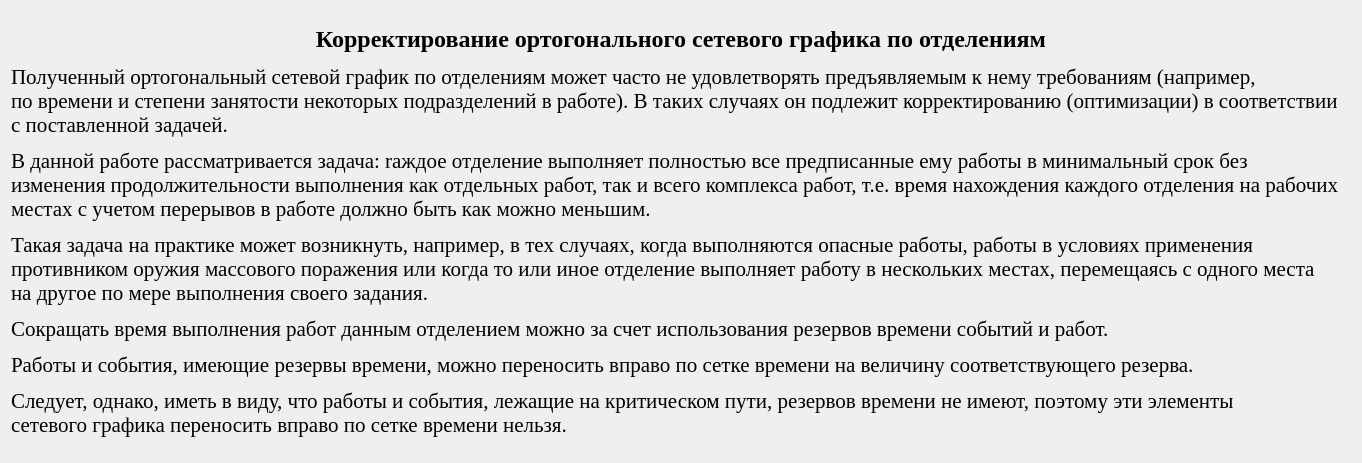
<?xml version="1.0" encoding="UTF-8"?>
<ui version="4.0">
 <class>TextTask6</class>
 <widget class="QDialog" name="TextTask6">
  <property name="geometry">
   <rect>
    <x>0</x>
    <y>0</y>
    <width>1362</width>
    <height>463</height>
   </rect>
  </property>
  <property name="windowTitle">
   <string>Задание 6</string>
  </property>
  <layout class="QVBoxLayout" name="verticalLayout">
   <item>
    <widget class="QLabel" name="label">
     <property name="font">
      <font>
       <family>Times New Roman</family>
      </font>
     </property>
     <property name="text">
      <string>&lt;html&gt;&lt;head/&gt;&lt;body&gt;&lt;p align=&quot;center&quot;&gt;&lt;span style=&quot; font-size:18pt; font-weight:600;&quot;&gt;Корректирование ортогонального сетевого графика по отделениям&lt;/span&gt;&lt;/p&gt;&lt;p align=&quot;justify&quot;&gt;&lt;span style=&quot; font-size:16pt;&quot;&gt;Полученный ортогональный сетевой график по отделениям может часто не удовлетворять предъявляемым к нему требованиям (например, &lt;br/&gt;по времени и степени занятости некоторых подразделений в работе). В таких случаях он подлежит корректированию (оптимизации) в соответствии &lt;br/&gt;с поставленной задачей.&lt;/span&gt;&lt;/p&gt;&lt;p align=&quot;justify&quot;&gt;&lt;span style=&quot; font-size:16pt;&quot;&gt;В данной работе рассматривается задача: rаждое отделение выполняет полностью все предписанные ему работы в минимальный срок без &lt;br/&gt;изменения продолжительности выполнения как отдельных работ, так и всего комплекса работ, т.е. время нахождения каждого отделения на рабочих&lt;br/&gt;местах с учетом перерывов в работе должно быть как можно меньшим.&lt;/span&gt;&lt;/p&gt;&lt;p align=&quot;justify&quot;&gt;&lt;span style=&quot; font-size:16pt;&quot;&gt;Такая задача на практике может возникнуть, например, в тех случаях, когда выполняются опасные работы, работы в условиях применения &lt;br/&gt;противником оружия массового поражения или когда то или иное отделение выполняет работу в нескольких местах, перемещаясь с одного места &lt;br/&gt;на другое по мере выполнения своего задания.&lt;/span&gt;&lt;/p&gt;&lt;p align=&quot;justify&quot;&gt;&lt;span style=&quot; font-size:16pt;&quot;&gt;Сокращать время выполнения работ данным отделением можно за счет использования резервов времени событий и работ. &lt;/span&gt;&lt;/p&gt;&lt;p align=&quot;justify&quot;&gt;&lt;span style=&quot; font-size:16pt;&quot;&gt;Работы и события, имеющие резервы времени, можно переносить вправо по сетке времени на величину соответствующего резерва.&lt;/span&gt;&lt;/p&gt;&lt;p align=&quot;justify&quot;&gt;&lt;span style=&quot; font-size:16pt;&quot;&gt;Следует, однако, иметь в виду, что работы и события, лежащие на критическом пути, резервов времени не имеют, поэтому эти элементы &lt;br/&gt;сетевого графика переносить вправо по сетке времени нельзя.&lt;/span&gt;&lt;/p&gt;&lt;/body&gt;&lt;/html&gt;</string>
     </property>
    </widget>
   </item>
  </layout>
 </widget>
 <resources/>
 <connections/>
</ui>
